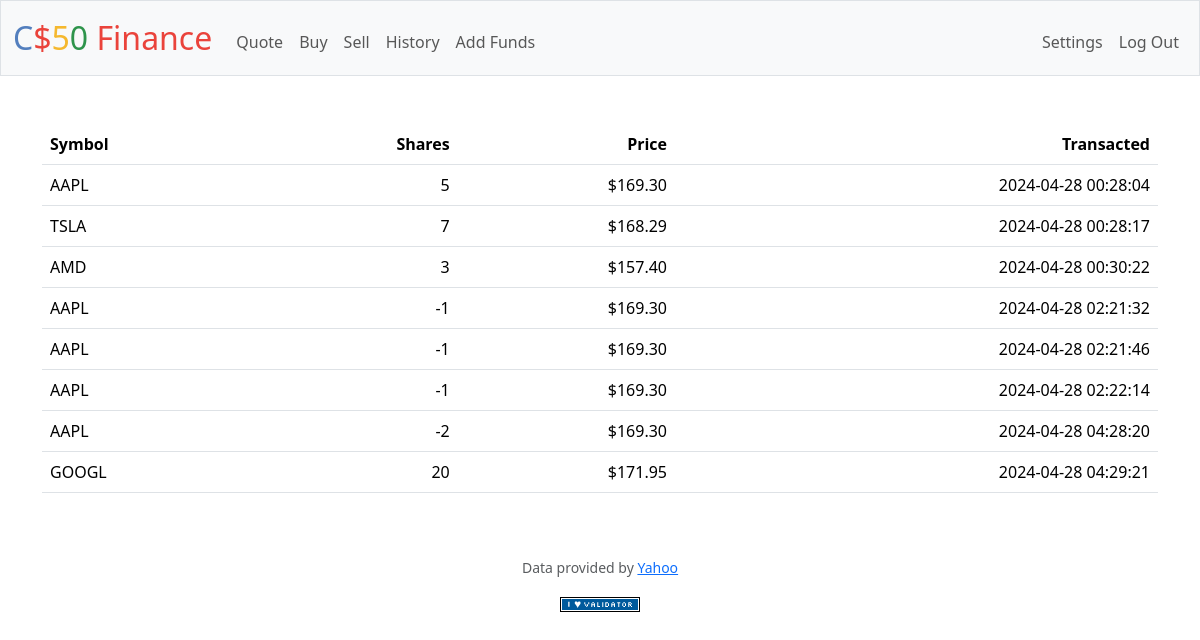
The app's page /history (signed in) with its own data.
### tables this page shows
CREATE TABLE transactions (tx_id INTEGER PRIMARY KEY AUTOINCREMENT NOT NULL UNIQUE, user_id INTEGER NOT NULL, symbol TEXT NOT NULL, shares INTEGER NOT NULL, price NUMERIC NOT NULL, datetime DATETIME NOT NULL, FOREIGN KEY (user_id) REFERENCES users(id));

### app.py (the view)
@app.route("/history")
@login_required
def history():
    transactions = db.execute("SELECT symbol, shares, price, datetime FROM transactions WHERE user_id = ?", session["user_id"])
    return render_template("history.html", transactions=transactions)

### app.py (called while the page is built)
@app.after_request
def after_request(response):
    response.headers["Cache-Control"] = "no-cache, no-store, must-revalidate"
    response.headers["Expires"] = 0
    response.headers["Pragma"] = "no-cache"
    return response

### helpers.py (called while the page is built)
def login_required(f):
    @wraps(f)
    def decorated_function(*args, **kwargs):
        if session.get("user_id") is None:
            return redirect("/login")
        return f(*args, **kwargs)
    return decorated_function

def usd(value):
    return f"${value:,.2f}"

### templates/history.html (shortened to what this page needs)
{% extends 'layout.html' %}
{% block main %}
    <table class="table">
        <thead>
            <tr>
                <th class="text-start">Symbol</th>
                <th class="text-end">Shares</th>
                <th class="text-end">Price</th>
                <th class="text-end">Transacted</th>
            </tr>
        </thead>
        <tbody>
            {% for row in transactions %}
                <tr>
                    <td class="text-start">{{ row.symbol }}</td>
                    <td class="text-end">{{ row.shares }}</td>
                    <td class="text-end">{{ row.price | usd }}</td>
                    <td class="text-end">{{ row.datetime }}</td>
                </tr>
            {% endfor %}
        </tbody>
    </table>
{% endblock %}

### templates/layout.html (shortened to what this page needs)
<!DOCTYPE html>
<html lang="en">
    <head>
        <link href="https://cdn.jsdelivr.net/npm/bootstrap@5.3.3/dist/css/bootstrap.min.css" rel="stylesheet">
        <link href="/static/styles.css" rel="stylesheet">
    </head>
    <body>
        <nav class="bg-light border navbar navbar-expand-md navbar-light">
            <div class="container-fluid">
                <a class="navbar-brand" href="/"><span class="blue">C</span><span class="red">$</span><span class="yellow">5</span><span class="green">0</span> <span class="red">Finance</span></a>
                <div class="collapse navbar-collapse" id="navbar">
                    {% if session["user_id"] %}
                        <ul class="navbar-nav me-auto mt-2">
                            <li class="nav-item"><a class="nav-link" href="/quote">Quote</a></li>
                            <li class="nav-item"><a class="nav-link" href="/buy">Buy</a></li>
                            <li class="nav-item"><a class="nav-link" href="/sell">Sell</a></li>
                            <li class="nav-item"><a class="nav-link" href="/history">History</a></li>
                            <li class="nav-item"><a class="nav-link" href="/funds">Add Funds</a></li>
                        </ul>
                        <ul class="navbar-nav ms-auto mt-2">
                            <li class="nav-item"><a class="nav-link" href="/settings">Settings</a></li>
                            <li class="nav-item"><a class="nav-link" href="/logout">Log Out</a></li>
                        </ul>
                    {% else %}
                        <ul class="navbar-nav ms-auto mt-2">
                            <li class="nav-item"><a class="nav-link" href="/register">Register</a></li>
                            <li class="nav-item"><a class="nav-link" href="/login">Log In</a></li>
                        </ul>
                    {% endif %}
                </div>
            </div>
        </nav>
        <main class="container py-5 text-center">
            {% block main %}{% endblock %}
        </main>
        <footer class="mb-5">
            <p class="mb-3 small text-center text-muted">
                Data provided by <a href="https://finance.yahoo.com/">Yahoo</a>
            </p>
            <form action="https://validator.w3.org/check" class="text-center" enctype="multipart/form-data" method="post" target="_blank">
                <input alt="Validate" src="/static/I_heart_validator.png" type="image">
            </form>
        </footer>
    </body>
</html>

### static/styles.css (style rules this page uses)
nav .navbar-brand { font-size: xx-large; }
nav .navbar-brand .blue { color: #537fbe; }
nav .navbar-brand .red { color: #ea433b; }
nav .navbar-brand .yellow { color: #f5b82e; }
nav .navbar-brand .green { color: #2e944b; }

### records on screen
transactions: symbol "AAPL", shares "5", price "$169.30", datetime "2024-04-28 00:28:04"
transactions: symbol "TSLA", shares "7", price "$168.29", datetime "2024-04-28 00:28:17"
transactions: symbol "AMD", shares "3", price "$157.40", datetime "2024-04-28 00:30:22"
transactions: symbol "AAPL", shares "-1", price "$169.30", datetime "2024-04-28 02:21:32"
transactions: symbol "AAPL", shares "-1", price "$169.30", datetime "2024-04-28 02:21:46"
transactions: symbol "AAPL", shares "-1", price "$169.30", datetime "2024-04-28 02:22:14"
transactions: symbol "AAPL", shares "-2", price "$169.30", datetime "2024-04-28 04:28:20"
transactions: symbol "GOOGL", shares "20", price "$171.95", datetime "2024-04-28 04:29:21"
